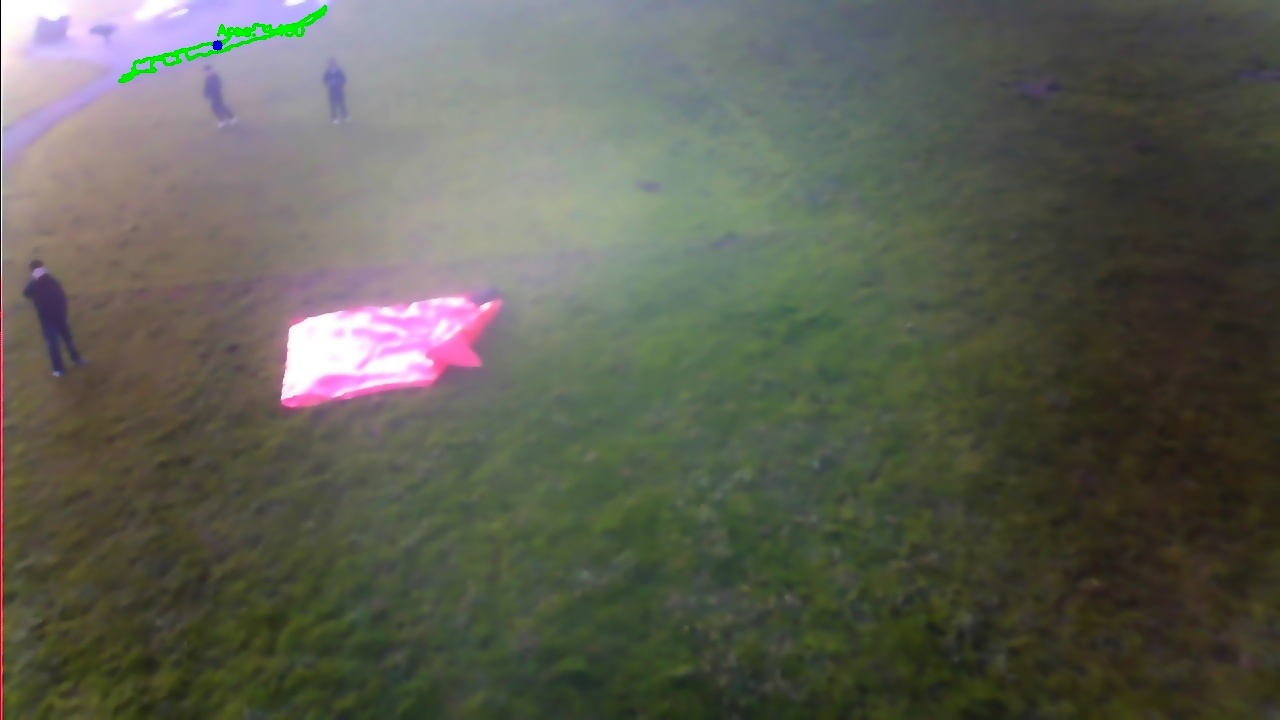
#> input picture color_tuned_images/frame_20241215_162359_processed_20241218_115811.jpg, 1280 x 720 px; its folder holds 2 pictures in this run
$ python image_process_filter.py ../color_tuned_images/frame_20241215_162359_processed_20241218_115811.jpg
#> lines starting #> are read from the running program, lines starting #| are printed output that depends on the picture; long printed decimals are rounded
import cv2
import numpy as np
import argparse
import json
import os
from datetime import datetime

# Global variables for image processing parameters
class Params:
    # Bilateral filter parameters
    bilateral_d = 9        # Diameter of each pixel neighborhood (must be odd)
    bilateral_sigma_color = 75  # Filter sigma in the color space
    bilateral_sigma_space = 75  # Filter sigma in the coordinate space

    # Brightness and contrast parameters
    alpha = 100  # Contrast (100 = 1.0)
    beta = 0    # Brightness (0-100)

    # Gamma correction parameter
    gamma = 100  # Gamma value (100 = 1.0)

    def to_dict(self):
        return {
            'bilateral_d': self.bilateral_d,
            'bilateral_sigma_color': self.bilateral_sigma_color,
            'bilateral_sigma_space': self.bilateral_sigma_space,
            'alpha': self.alpha,
            'beta': self.beta,
            'gamma': self.gamma
        }

params = Params()

def simple_white_balance(img):
    """
    Simple white balance implementation using the gray world assumption
    """
    b, g, r = cv2.split(img)
    r_avg = cv2.mean(r)[0]
    g_avg = cv2.mean(g)[0]
    b_avg = cv2.mean(b)[0]

    k = (r_avg + g_avg + b_avg) / 3
    kr = k / r_avg if r_avg > 0 else 1
    kg = k / g_avg if g_avg > 0 else 1
    kb = k / b_avg if b_avg > 0 else 1

    r = cv2.multiply(r, kr)
    g = cv2.multiply(g, kg)
    b = cv2.multiply(b, kb)

    return cv2.merge([b, g, r])

def process_frame(raw):
    """
    Processes an input image with current parameter values
    """
    try:
        # Check if image is valid
        if raw is None or raw.size == 0:
            print("Invalid input image")
            return raw

        # Make a copy to avoid modifying the original
        image = raw.copy()

        print(f"Processing image - Initial shape: {image.shape}, Mean: {np.mean(image)}")

        # Skip white balance for now as it might be causing issues
        # balanced_image = simple_white_balance(image)
        balanced_image = image

        # Denoise the image
        denoised_image = cv2.bilateralFilter(balanced_image,
                                            params.bilateral_d,
                                            params.bilateral_sigma_color,
                                            params.bilateral_sigma_space)
        print(f"After denoising - Mean: {np.mean(denoised_image)}")

        # Adjust brightness and contrast
        alpha = max(params.alpha / 100.0, 0.01)  # Convert to float
        beta = params.beta
        adjusted_image = cv2.convertScaleAbs(denoised_image, alpha=alpha, beta=beta)
        print(f"After brightness/contrast - Mean: {np.mean(adjusted_image)}")

        # Apply gamma correction
        gamma = max(params.gamma / 100.0, 0.01)  # Convert to float
        inv_gamma = 1.0 / gamma
        table = np.array([(i / 255.0) ** inv_gamma * 255 for i in range(256)]).astype("uint8")
        gamma_corrected_image = cv2.LUT(adjusted_image, table)
        print(f"After gamma correction - Mean: {np.mean(gamma_corrected_image)}")

        print(f"Final image - Mean: {np.mean(gamma_corrected_image)}")

        # Ensure the output is valid
        if np.mean(gamma_corrected_image) == 0:
            print("Warning: Output image is black, returning original")
            return raw

        return gamma_corrected_image

    except Exception as e:
        print(f"Error in processing: {e}")
        return raw

def on_trackbar_change(x):
    """Callback function for trackbar changes"""
    global original_image

    # Get current parameter values
    params.alpha = cv2.getTrackbarPos('Contrast', 'Image Processing')
    params.beta = cv2.getTrackbarPos('Brightness', 'Image Processing')
    params.gamma = cv2.getTrackbarPos('Gamma', 'Image Processing')
    params.bilateral_d = max(1, cv2.getTrackbarPos('Bilateral D', 'Image Processing'))
    params.bilateral_sigma_color = cv2.getTrackbarPos('Bilateral Color', 'Image Processing')
    params.bilateral_sigma_space = cv2.getTrackbarPos('Bilateral Space', 'Image Processing')

    # Process and display the image
    processed = process_frame(original_image)
    if processed is not None:
        cv2.imshow('Image Processing', processed)

def save_results(input_path, processed_image):
    """Save the processed image and parameters"""
    # Create timestamp
    timestamp = datetime.now().strftime("%Y%m%d_%H%M%S")

    # Get the input filename without extension
    base_name = os.path.splitext(os.path.basename(input_path))[0]

    # Save processed image
    output_image_path = os.path.join('color_tuned_images', f'{base_name}_processed_{timestamp}.jpg')
    cv2.imwrite(output_image_path, processed_image)
    print(f"Saved processed image to: {output_image_path}")

    # Save parameters to JSON
    params_dict = params.to_dict()
    output_params_path = os.path.join('color_tuned_images', f'{base_name}_params_{timestamp}.json')
    with open(output_params_path, 'w') as f:
        json.dump(params_dict, f, indent=4)
    print(f"Saved parameters to: {output_params_path}")

def main():
    global original_image

    # Set up argument parser
    parser = argparse.ArgumentParser(description='Interactive image processing')
    parser.add_argument('input_image', help='Path to the input JPG image')
    args = parser.parse_args()

    # Read the input image
    print(f"Attempting to load image from: {args.input_image}")
    original_image = cv2.imread(args.input_image)
#> original_image is the input picture: shape (720, 1280, 3); mean B, G, R 83.9, 95.3, 93.6

    if original_image is None:
        print(f"Error: Could not read image at {args.input_image}")
        return

    print(f"Image loaded successfully: {original_image.shape}")
#| Image loaded successfully: (720, 1280, 3)

    # Create window and show original image first
    cv2.namedWindow('Image Processing', cv2.WINDOW_NORMAL)
    cv2.imshow('Image Processing', original_image)
    cv2.waitKey(100)  # Wait a bit to ensure window is created

    # Create trackbars with valid ranges
    cv2.createTrackbar('Contrast', 'Image Processing', 100, 200, on_trackbar_change)  # 0-200%
    cv2.createTrackbar('Brightness', 'Image Processing', 0, 100, on_trackbar_change)  # 0-100
#> slider 'Brightness' is set to 33
    cv2.createTrackbar('Gamma', 'Image Processing', 100, 200, on_trackbar_change)    # 0-200%
    cv2.createTrackbar('Bilateral D', 'Image Processing', 9, 15, on_trackbar_change) # 3-15
    cv2.createTrackbar('Bilateral Color', 'Image Processing', 75, 150, on_trackbar_change)
    cv2.createTrackbar('Bilateral Space', 'Image Processing', 75, 150, on_trackbar_change)

    # Set initial values
    params.alpha = 100
    params.beta = 0
    params.gamma = 100
    params.bilateral_d = 9
    params.bilateral_sigma_color = 75
    params.bilateral_sigma_space = 75

    # Initial processing
    on_trackbar_change(0)
#| Processing image - Initial shape: (720, 1280, 3), Mean: 90.952
#| After denoising - Mean: 90.953
#> in process_frame, `adjusted_image = cv2.convertScaleAbs(denoised_image, alpha=alpha, beta..`:
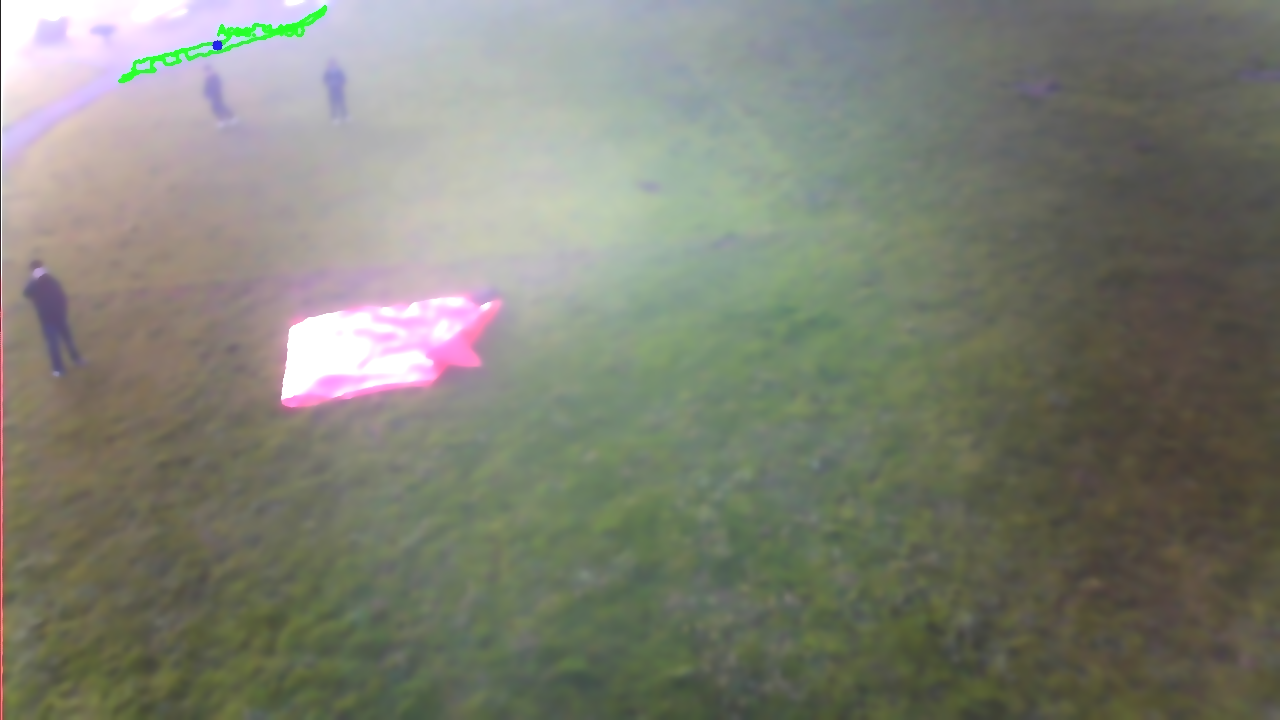
#> adjusted_image: shape (720, 1280, 3); mean B, G, R 116.1, 128.1, 125.9
#| After brightness/contrast - Mean: 123.374
#| After gamma correction - Mean: 123.374
#| Final image - Mean: 123.374

    print("\nControls:")
    print("- Use sliders to adjust parameters")
    print("- Press 'q' to save and quit")

    while True:
        key = cv2.waitKey(50) & 0xFF  # Increased wait time for better responsiveness
#> (key q is pressed here)

        if key == ord('q'):
            # Process one final time with current parameters
            final_processed = process_frame(original_image)
#| Processing image - Initial shape: (720, 1280, 3), Mean: 90.952
#| After denoising - Mean: 90.953
#| After brightness/contrast - Mean: 123.374
#| After gamma correction - Mean: 123.374
#| Final image - Mean: 123.374
            # Save results
            save_results(args.input_image, final_processed)
            break

    cv2.destroyAllWindows()

if __name__ == "__main__":
    main()
